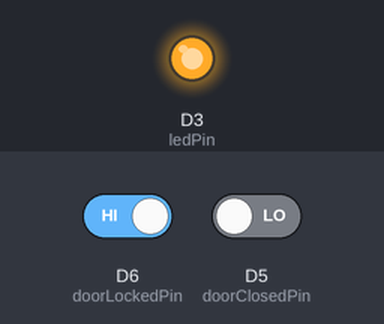
The sketch below on a simulated ESP8266 (NodeMCU). On the bench: output pins drawn as LEDs (lit = HIGH). Inputs (shaded band) come from the test bench; at power-on: D6 (doorLockedPin) HIGH, D5 (doorClosedPin) LOW. What the sketch prints to the serial monitor is not drawn. At 0.2 s the program puts the board to deep sleep or switches it off; the recording ends there.

Above: at 0.1 s.
Timing chart, 0 to 0.2 s (numbered marks = the images above):
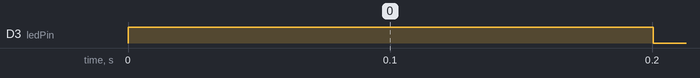

The sketch:

Frontdoor.ino
```cpp
/* Arduino ESP8266 D1 R2 & mini
 *
 * note:
 *  A0 receives battery voltage throug a 120K resistor => 4,2V gives 3.0V at A0
 *  Dx receive reed switch input, uses internal pullup. When door is closed the switch is closed to ground
 *  Dy receives contact switch input, uses internal pullup. When door is locked the locking pall closes the switch to ground
 */

#include <ESP8266WiFi.h>
#include <espnow.h>
#include "IoTBase.h"

const int vInPin = A0;  // Input voltage from battery
const int ledPin = D3;  // build in LED

const int doorClosedPin = D5; // N.O.
const int doorLockedPin = D6; // N.C.


#define WIFI_CHANNEL      1
#define SLEEP_SECS        2 * 60 // 15 minutes (max time is approx. 23 minutes)
#define SEND_TIMEOUT      245  // 245 millis seconds timeout


uint8_t  gatewayAddress[]      =  {0xc8, 0xc9, 0xa3, 0x30, 0x40, 0x21};


bool      callbackCalled;
uint8_t   sendStatusReceived;

typedef struct struct_message {
  uint8_t Length;
  uint8_t SensorMac[6];
  char    ShortName[5];
  char    Data[100];
} struct_message;

struct_message msg;
#define HEADER_SIZE (sizeof(msg.Length) + sizeof(msg.SensorMac) + sizeof(msg.ShortName))


long startMillis;
long lastSend = 0;
int transmissions = 0;
bool debug = false;


void OnDataSent(uint8_t *mac_addr, uint8_t sendStatus)
{
    Serial.printf("OnDataSent. Send done, status = %i\n", sendStatus);
    callbackCalled = true;
    sendStatusReceived = sendStatus;
}


void setup()
{
    startMillis = millis();
    WiFi.persistent( false );
    pinMode( ledPin, OUTPUT );
    digitalWrite( ledPin, HIGH );
    pinMode( doorClosedPin, INPUT );
    pinMode( doorLockedPin, INPUT );

    Serial.begin(115200);
    delay(200);
    Serial.println( "Fordør_v1_02");

    WiFi.mode(WIFI_STA);
    WiFi.disconnect();

    // Init ESP-NOW
    if (esp_now_init() != 0) {
        Serial.println("Error initializing ESP-NOW");
        return;
    }

    // Once ESPNow is successfully Init, we will register for Send CB to
    // get the status of Trasnmitted packet
    esp_now_set_self_role(ESP_NOW_ROLE_CONTROLLER);
    esp_now_register_send_cb(OnDataSent);

    // Register peer
    esp_now_add_peer(gatewayAddress, ESP_NOW_ROLE_SLAVE, WIFI_CHANNEL, NULL, 0);

    Serial.println("\n\nStarting fordør v1.02");
    digitalWrite(ledPin, LOW); // Signal init end

    Serial.println( "before send data" );
    TransmitData();
    //digitalWrite( powerToPeriferalsPin, HIGH ); // power down periferals

    Serial.println("\nSetup ended\n");
    digitalWrite( ledPin, LOW );
}


void loop()
{
   if (callbackCalled || (millis() > SEND_TIMEOUT)) {
        GoToSleep();
    }
    delay( 25 );
}


// Send data to gateway using ESPnow
uint16_t EspSender( String readings )
{
    msg.Length = 42;
    WiFi.macAddress( msg.SensorMac );
    sprintf( msg.ShortName, "FRDR" );
    readings.toCharArray( msg.Data, 100 );
    Serial.println( String("Data length " ) + strlen(msg.Data) );

    uint16_t result = esp_now_send( gatewayAddress, (uint8_t *) &msg, HEADER_SIZE+strlen(msg.Data)+1 );
    // uint16_t result=esp_now_send(NULL, bs, sizeof(sensorData)); // NULL means send to all peers
    return result;
}


void TransmitData()
{
    long startTime = millis();

    int ain = analogRead( vInPin );
    float batteryVoltage = (ain/1024.0)*4.3;

    int doorClosed = digitalRead( doorClosedPin ) == 1; // N.O. => when door is open, the reed switch is closed and input is low
    int doorLocked = digitalRead( doorLockedPin ) == 0; // N.C. => when door is locked, the the switch is closed and input is low
    Serial.print( "Door closed = " ); Serial.print( doorClosed );
    Serial.print( ", locked = "); Serial.print( doorLocked );
    Serial.print( ", batery " ); Serial.print( batteryVoltage ); Serial.println( " V");

    // Send data to backend:
    IoTBase.initData();
    IoTBase.addValue( doorLocked );
    IoTBase.addValue( doorClosed );
    IoTBase.addValue( batteryVoltage );
    IoTBase.addValue( transmissions++ );

    int ret = EspSender( IoTBase.buffer );
    Serial.println( String("Status from backend: " )+ ret );

    long endMillis = millis();
    float duration = (endMillis-startTime)/1000.0;

    Serial.println( String("Send " ) + String(duration) );
}


void GoToSleep()
{
  int sleepSecs = SLEEP_SECS;
  // Serial.printf("Up for %i ms, going to sleep for %i secs...\n", millis(), sleepSecs);
  Serial.print("will sleep");
  ESP.deepSleep(sleepSecs * 1000000, RF_NO_CAL);
}
```

IoTBase.cpp
```cpp
#include <ESP8266WiFi.h>
#include "IoTBase.h"


IoTBaseClass IoTBase;


    bool IoTBaseClass::begin()
    {

        return true;
    };


    int IoTBaseClass::convertFloatToChar(float value, char *valueString)
    {
        // Supported range is -999999000000 to 999999000000
        if (0 == isinf(value) && (value > 999999000000 || value < -999999000000))
        {
            // Out of range
            return ERR_OUT_OF_RANGE;
        }
        // assume that 3 places right of decimal should be sufficient for most applications

        #if defined(ARDUINO_ARCH_SAMD) || defined(ARDUINO_ARCH_SAM)
          sprintf(valueString, "%.3f", value);
        #else
          dtostrf(value,1,3, valueString);
        #endif
        return OK_SUCCESS;
    };


    int IoTBaseClass::addValue(String value)
    {
        // Max # bytes for ThingSpeak field is 255 (UTF-8)
        if (value.length() > FIELDLENGTH_MAX) return ERR_OUT_OF_RANGE;

        if (buffer.length() > 0) {
            buffer = buffer + ";";
        }
        buffer = buffer + value;

        return OK_SUCCESS;
    };
```

IoTbase.h
```cpp
// base IoT class

#ifndef IoTBase_h
#define IoTBase_h

#define FIELDLENGTH_MAX 255  // Max length for a field in ThingSpeak is 255 bytes (UTF-8)

#define OK_SUCCESS              200     // OK / Success
#define ERR_BADAPIKEY           400     // Incorrect API key (or invalid ThingSpeak server address)
#define ERR_BADURL              404     // Incorrect API key (or invalid ThingSpeak server address)
#define ERR_OUT_OF_RANGE        -101    // Value is out of range or string is too long (> 255 bytes)
#define ERR_INVALID_FIELD_NUM   -201    // Invalid field number specified
#define ERR_SETFIELD_NOT_CALLED -210    // setField() was not called before writeFields()
#define ERR_CONNECT_FAILED      -301    // Failed to connect to ThingSpeak
#define ERR_UNEXPECTED_FAIL     -302    // Unexpected failure during write to ThingSpeak
#define ERR_BAD_RESPONSE        -303    // Unable to parse response
#define ERR_TIMEOUT             -304    // Timeout waiting for server to respond
#define ERR_NOT_INSERTED        -401    // Point was not inserted (most probable cause is the rate limit of once every 15 seconds)


class IoTBaseClass
{
  public:
    IoTBaseClass()
    {
        buffer = String("");
    };

    bool begin();


    void initData()
    {
        buffer = String("");
    }

    int addValue(int value)
    {
        char valueString[10];  // int range is -32768 to 32768, so 7 bytes including terminator
        itoa(value, valueString, 10);
        return addValue( valueString);
    };

    int addValue(long value)
    {
        char valueString[15];  // long range is -2147483648 to 2147483647, so 12 bytes including terminator
        ltoa(value, valueString, 10);
        return addValue( valueString);
    };

    int addValue(float value)
    {
        char valueString[20]; // range is -999999000000.00000 to 999999000000.00000, so 19 + 1 for the terminator
        int status = convertFloatToChar(value, valueString);
        if(status != OK_SUCCESS) return status;
        return addValue( valueString);
    };

    int addValue(const char * value)
    {
        return addValue( String(value));
    };

    int addValue(String value);


    String buffer;
private:


    int convertFloatToChar(float value, char *valueString);
};

extern IoTBaseClass IoTBase;

#endif // IoTBase_h
```
